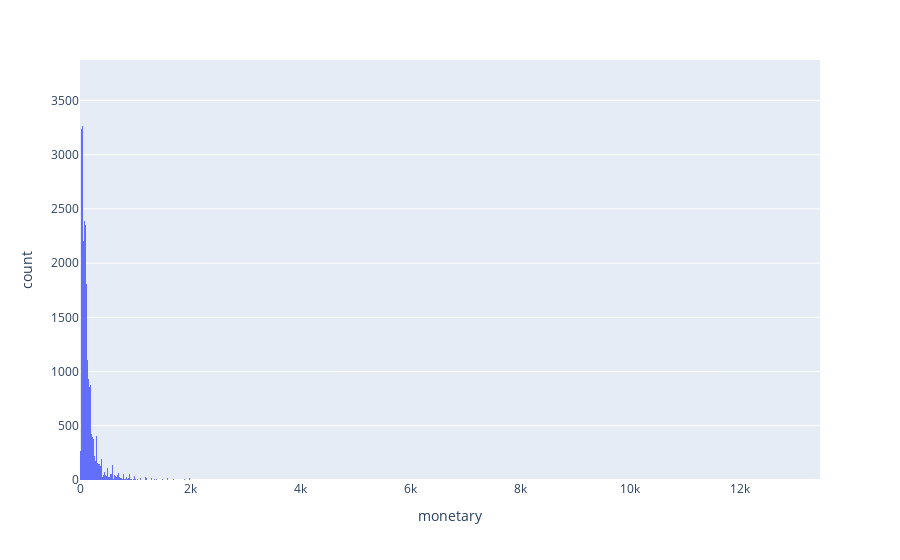

Source (notebook cell):
### Code cell
px.histogram(final, x='monetary')

### Figure 1 — Plotly figure (JSON) as saved in the notebook; plotly's stock layout.template omitted (floating-point values rounded to 4 significant figures; data arrays with more than 128 entries replaced by an {"elided": "..."} marker saying what was removed)
{"data": [{"alignmentgroup": "True", "bingroup": "x", "hovertemplate": "monetary=%{x}<br>count=%{y}<extra></extra>", "legendgroup": "", "marker": {"color": "#636efa", "pattern": {"shape": ""}}, "name": "", "offsetgroup": "", "orientation": "v", "showlegend": false, "type": "histogram", "x": {"elided": "43031 float values"}, "xaxis": "x", "yaxis": "y"}], "layout": {"barmode": "relative", "legend": {"tracegroupgap": 0}, "margin": {"t": 60}, "xaxis": {"anchor": "y", "domain": [0, 1], "title": {"text": "monetary"}}, "yaxis": {"anchor": "x", "domain": [0, 1], "title": {"text": "count"}}}}
